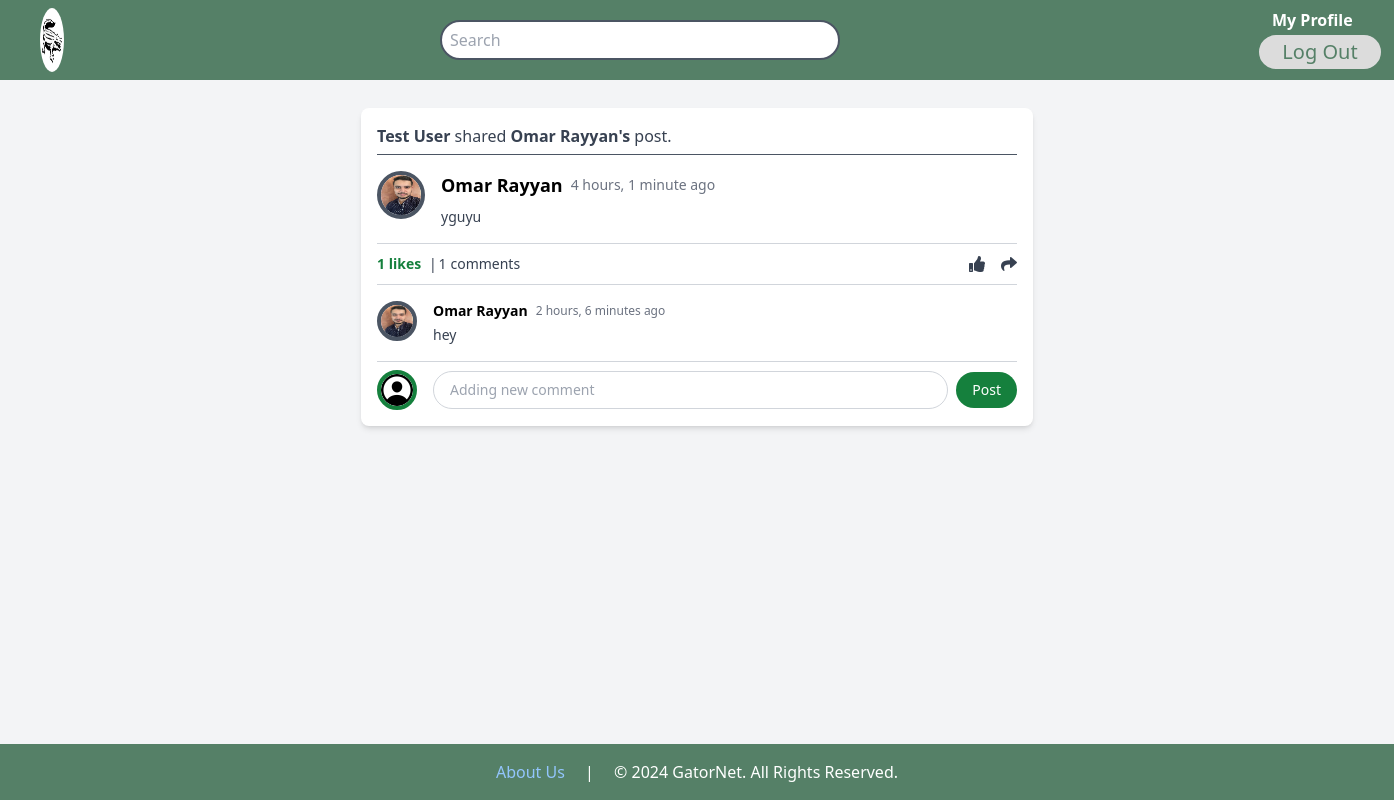
Page /social/post/16 (signed in) on the committed database.
### social_app/models.py (models this page shows)
class Post(models.Model):
    content = models.TextField()
    creator = models.ForeignKey(User, related_name = "all_posts", on_delete = models.CASCADE)
    shared = models.BooleanField(default=False)
    shared_post_id = models.IntegerField(default=0)
    created_at = models.DateTimeField(auto_now_add=True)
    updated_at = models.DateTimeField(auto_now=True)
    objects = PostsManager()

class Comment(models.Model):
    content = models.TextField()
    commentor = models.ForeignKey(User, related_name = "posted_comments", on_delete = models.CASCADE)
    post = models.ForeignKey(Post, related_name = "comments", on_delete = models.CASCADE)
    created_at = models.DateTimeField(auto_now_add=True)
    updated_at = models.DateTimeField(auto_now=True)
    objects = CommentManager()

### users_app/models.py (models this page shows, shortened)
class User(models.Model):
    first_name = models.CharField(max_length=45)
    last_name = models.CharField(max_length=45)
    profile_picture = models.ImageField(upload_to='profile_pics/', default='profile_pics/default.jpg')
    email = models.CharField(max_length=255)
    password = models.CharField(max_length=255)
    date_of_birth = models.DateField()
    gender = models.CharField(max_length=45)
    last_activity = models.DateTimeField(default=datetime.now)
    created_at = models.DateTimeField(auto_now_add=True)
    updated_at = models.DateTimeField(auto_now=True)
    objects = UserManager()
    def full_name(self):
        return f"{self.first_name} {self.last_name}"
    def is_online(self):
        now = timezone.now()
        if self.last_activity > now - timedelta(minutes=5):
            return True
        return False

### social_app/views.py (the view)
# urls.py: path('post/<int:id>', views.view_post, name='view_post'),
def view_post(request, id=0):
    if not 'user_id' in request.session:
        messages.error(request, 'You must first login.', extra_tags='login')
        return redirect('/')
    if id == 0:
        post = Post.objects.get_post(int(request.POST['post_id']))
    else:
        post = Post.objects.get_post(id)
    if post.shared:
        shared_post = Post.objects.get_post(post.shared_post_id)
    else:
        shared_post = 0
    context = {
        'post': post,
        'has_user_liked_post': Like.objects.has_user_liked_post(id, int(request.session['user_id'])),
        'user': User.objects.get_user(int(request.session['user_id'])),
        'shared_post': shared_post,
    }
    return render(request, 'view_post.html', context)

### social_app/models.py (called while the page is built)
    def get_post(self, post_id):
        return Post.objects.get(id=post_id)

    def has_user_liked_post(self, post_id, user_id):
        return self.filter(post_id=post_id, user_id=user_id).exists()

### social_app/templatetags/custom_filters.py (called while the page is built)
@register.filter
def abbreviate_number(value):
    try:
        value = int(value)
        if value >= 1_000_000:
            return f"{value / 1_000_000:.1f}M".rstrip('0').rstrip('.')
        elif value >= 1_000:
            return f"{value / 1_000:.1f}k".rstrip('0').rstrip('.')
        else:
            return str(value)
    except (ValueError, TypeError):
        return value

### users_app/models.py (called while the page is built)
    def get_user(self, id):
        return User.objects.get(id=id)

### social_app/templates/view_post.html (shortened to what this page needs)
<!DOCTYPE html>
<html lang="en">
<head>
    <script src="https://cdn.tailwindcss.com"></script>
    {% load static %}
    {% load custom_filters %}
    <link rel="stylesheet" href="{% static 'css/home.css' %}" />
    <link rel="stylesheet" href="https://cdnjs.cloudflare.com/ajax/libs/font-awesome/5.15.3/css/all.min.css" />
</head>
<body class="bg-gray-100 min-h-screen flex flex-col">
    <header class="bg-green-700 p-4 flex items-center" id="navbar">
      <div class="rounded-full flex items-center justify-center">
        <a href="{% url 'home' %}"><img src="{% static 'img/logo.png' %}" id="logo" class="h-12 w-12" alt="Logo" /></a>
      </div>
      <form action="{% url 'search' %}" method="post">
        <input type="search" placeholder="Search" name="search" class="flex w-[50vh] p-2 rounded-full border-2 border-gray-600" id="search" />
      </form>
      <div>
        <a href="{% url 'view_profile' user.id %}" class="text-white px-4 py-2 ml-4 rounded font-bold hover:text-gray-300 transition-colors duration-200">My Profile</a>
        <a href="{% url 'logout' %}"><button class="text-white bg-green-800 px-4 py-0 ml-4 rounded hover:bg-green-900" id="button">Log Out</button></a>
      </div>
    </header>
      <main class="flex-grow p-3">
        <div class="max-w-2xl mx-auto mt-[2vh] bg-white rounded-lg shadow-md p-4 w-[90vh]">
          {% if post.shared %}
            <p class="text-gray-700 mb-4 border-b pb-[0.7vh] border-gray-600"><span class="font-bold"><a href="{% url 'view_profile' post.creator.id %}">{{ post.creator.full_name }}</a></span> shared <span class="font-bold">{% if post.creator == shared_post.creator %} his own post.{% else %} <a href="{% url 'view_profile' shared_post.creator.id %}">{{ shared_post.creator.full_name }}'s</a></span> post.{% endif %}</p>
            <div class="flex items-start">
              <a href="{% url 'view_profile' shared_post.creator.id %}"><img alt="Profile of user" class="w-12 h-12 rounded-full
                {% if shared_post.creator.is_online %}
                    border-4 border-green-700
                {% else %}
                    border-4 border-gray-600
                {% endif %}
                " height="50" src="{{ shared_post.creator.profile_picture.url }}" width="50"/></a>
          {% endif %}
          <div class="ml-4">
           <div class="flex items-center">
            <h2 class="font-bold text-lg">
            {% if post.shared %}
             <a href="{% url 'view_profile' shared_post.creator.id %}">{{ shared_post.creator.full_name }}</a>
            {% else %}
             <a href="{% url 'view_profile' post.creator.id %}">{{ post.creator.full_name }}</a>
            {% endif %}
            </h2>
            <span class="text-gray-500 ml-2 text-sm">
              {{ post.created_at|timesince }} ago
            </span>
           </div>
           <p id="post-content-{{ post.id }}" class="mt-2 text-gray-700 text-sm">
              {{ post.content }}
            </p>
          </div>
         </div>
         <div class="flex items-center justify-between text-gray-700 border-t border-b pt-2 pb-2 mt-[2vh] border-gray-300">
          <p class="text-sm flex items-center">
            <span class="font-bold text-green-700 mr-[1vh] like-count">{{ post.likes.count|abbreviate_number }} likes </span> |
            <span id="post-comments-count" class="ml-[0.2vh] mr-[0.5vh]">{{ post.comments.count|abbreviate_number }}</span> comments
          </p>
          <div class="flex items-center space-x-4">
            <button class="like-btn {% if has_user_liked_post %} text-green-700 {% else %} text-gray-700 hover:text-green-700 {% endif %}" data-post-id="{{ post.id }}">
              <i class="fas fa-thumbs-up"></i>
            </button>
            <form action="{% url 'share_post' %}" method="post">
                <button class="text-gray-700 hover:text-green-700">
                    <i class="fas fa-share"></i>
                </button>
            </form>
        </div>
        </div>
         <div class="mt-4">
          {% for comment in post.comments.all %}
            <div class="flex items-start mt-[2vh]" id="comment-{{ comment.id }}">
              <a href="{% url 'view_profile' comment.commentor.id %}">
                <img alt="Profile of user" class="w-10 h-10 rounded-full {% if comment.commentor.is_online %} border-4 border-green-700 {% else %} border-4 border-gray-600 {% endif %}" height="50"
                  src="{% if comment.commentor.profile_picture.url %} {{ comment.commentor.profile_picture.url }} {% else %} {% static 'imgs/default-profile.png' %} {% endif %}" width="50"/>
              </a>
              <div class="ml-4">
                <div class="flex items-center">
                  <h2 class="font-bold text-sm">
                    <a href="{% url 'view_profile' comment.commentor.id %}">{{ comment.commentor.first_name }} {{ comment.commentor.last_name }}</a>
                  </h2>
                  <span class="text-gray-500 ml-2 text-xs">
                    {{ comment.created_at|timesince }} ago
                  </span>
                </div>
                <p id="content-{{ comment.id }}" class="mt-1 text-gray-700 text-sm">
                  {{ comment.content }}
                </p>
              </div>
            </div>
          {% endfor %}
         </div>
         <form action="{% url 'add_comment' %}" method="post">
          <div class="mt-4 flex items-center border-t border-gray-300 pt-2">
              <img alt="Profile of user" class="w-10 h-10 rounded-full border-4 border-green-700" height="50" src="{% if user.profile_picture.url %} {{ user.profile_picture.url }} {% else %} {% static 'imgs/default-profile.png' %} {% endif %}" width="50"/>
              <input class="ml-4 flex-1 border border-gray-300 rounded-full px-4 py-2 text-sm" placeholder="Adding new comment" type="text" name="content"/>
              <button class="ml-2 bg-green-700 text-white rounded-full px-4 py-2 text-sm">
              Post
              </button>
          </div>
        </form>
      </main>
        <footer class="bg-green-700 text-white text-center py-4 mt-[2vh]" id="bottomPage">
          <div class="space-x-4">
              <a href="#" class="text-blue-300 hover:underline">About Us</a>
              <span>|</span>
              <span>&copy; 2024 GatorNet. All Rights Reserved.</span>
          </div>
      </footer>
</body>
</html>

### social_app/static/css/home.css (style rules this page uses)
#navbar { background-color: #558067; height: 10vh; }
#logo { width: 8vh; height: 8vh; border-radius: 50%; margin: 0 0 0 3vh; }
#button { background-color: rgb(220, 220, 220); color: #558067; border: #558067 solid 0.4vh; font-size: 2.5vh; border-radius: 80vh; height: 5vh; width: 16vh; }
#bottomPage { background-color: #558067; font-size: 2vh; }
#search { height: 5vh; margin: 0 50vh 0 50vh; }

### rows in the picture
Post: creator.full_name "Test User", created_at "4 hours, 1 minute", content "yguyu", likes.count|abbreviate_number "1", comments.count|abbreviate_number "1"
Post: creator.full_name "Omar Rayyan", creator.profile_picture (picture)
Comment: commentor.profile_picture (picture), commentor.first_name "Omar", commentor.last_name "Rayyan", created_at "2 hours, 6 minutes", content "hey"
User: profile_picture (placeholder picture)
